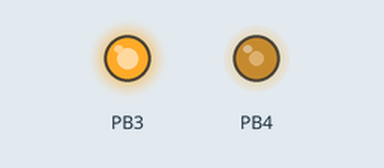
This program was run on a simulated ATtiny85, built with avr-gcc and run on an emulated ATtiny85. Shown: output pins drawn as LEDs (lit = HIGH). EEPROM starts erased.

Above: at 0.1 s.
At 12.1 s:
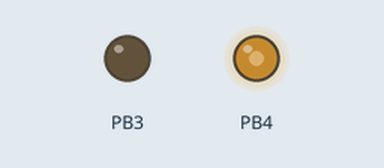
Timing chart, 0 to 13.6 s (numbered marks = the images above):
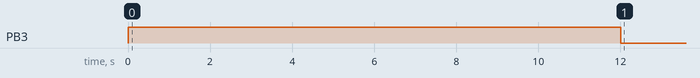

The program:

main.cpp
```cpp
#include <Arduino.h>
#include <EEPROM.h>

#define driver PIN4
#define led PIN3
#define BOOT_TIME 6000 * 2
#define SELECT_TIME 5000 * 2
#define STATE 0
#define MODE 1
#define WRITE

enum State {
  BOOT,
  NORMAL,
  SELECT
};

byte state = BOOT;
byte mode = 3;
uint32_t chrono = 0;

void update() {
  switch (mode)
  {
  case 0:
    analogWrite(driver, 10);
    break;
  case 1:
    analogWrite(driver, 20);
    break;
  case 2:
    analogWrite(driver, 60);
    break;
  default:
    analogWrite(driver, 128);
    break;
  }
}

void select() {
  mode = 0;
  state = SELECT;
}

void setup()
{
  pinMode(driver, OUTPUT);
  pinMode(led, OUTPUT);
  state = EEPROM.read(STATE);
  if(state == SELECT) {
    select();
    #ifdef WRITE
    EEPROM.write(STATE, BOOT);
    #endif
  } else {
    state = BOOT;
    mode = EEPROM.read(MODE);
    digitalWrite(led, HIGH);
    update();
    #ifdef WRITE
    EEPROM.write(STATE, SELECT);
    #endif
  }
}

void loop()
{
  switch (state)
  {
  case BOOT:
    if(millis() > BOOT_TIME) {
      state = NORMAL;
      digitalWrite(led, LOW);
      #ifdef WRITE
      EEPROM.write(STATE, state);
      #endif
    }
    break;
  case SELECT:
    if(millis() > chrono) {
      chrono = millis() + SELECT_TIME;
      if(mode < 4) {
        update();
        #ifdef WRITE
        EEPROM.write(MODE, mode);
        #endif
        mode++;
      } else {
        state = NORMAL;
      }
    }
    break;
  case NORMAL:
    break;
  }
  delay(20);
}
```

Measured:
- by itself, PB3: HIGH → LOW at 12.0 s
